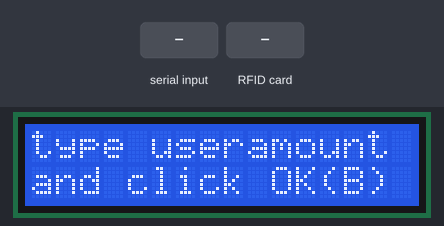
A sketch run on a simulated ESP8266 (NodeMCU). Parts: 16×2 character LCD. The inputs (shaded band) are chosen by the test bench. WiFi joins after 1.5 s; servers stay silent unless stated; uploads are accepted with an empty reply; what the sketch prints to the serial monitor is not drawn.

Above: at 3.8 s.
3.9 s: "90,45\n" received over Serial
At 4.8 s:
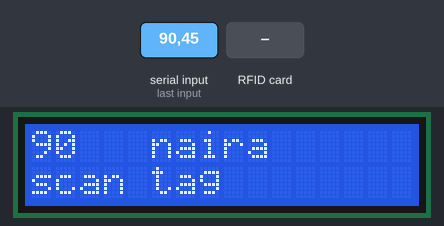
5.4 s: RFID card 5E 7A 19 C4 held to the reader
At 5.8 s:
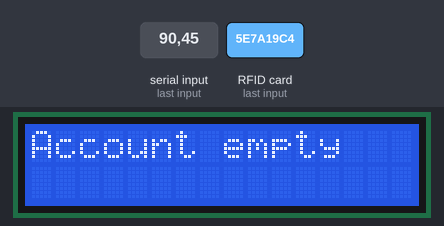
At 7.1 s:
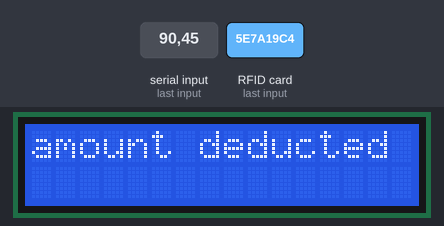
Timing chart, 0 to 8.6 s (numbered marks = the images above; inputs shaded):
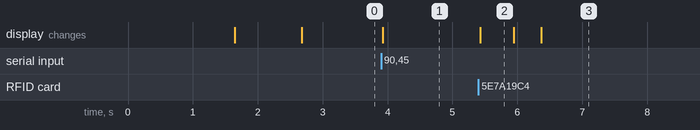

The sketch:

validationstage.ino
```cpp
/*
 * this sketch only deducts user amount from value blocks
 created Aug 2019
 by
 Bassey Dorinda Agala
*/


#include <ESP8266WiFi.h>
#include <ESP8266HTTPClient.h>
#include <Wire.h>
#include <SPI.h>
#include <MFRC522.h>
#include <SoftwareSerial.h>
#include <LiquidCrystal_I2C.h> //Library  for LCD Display

// Replace with your network credentials
//const char *ssid = "no nonsense";
//const char *pass = "foolishboy";
const char* ssid     = "SamsungS5 0708";
const char* pass = "dorianagala";
//WiFiClientSecure client;
//client.setInsecure();
// REPLACE with your Domain name and URL path or IP address with path
const char* host = "transpay.000webhostapp.com";
const uint16_t port = 443;
const char * path = "/aug10a.php";
LiquidCrystal_I2C lcd(0x27, 16, 2);

// Keep this API Key value to be compatible with the PHP code provided in the project page.
// If you change the apiKeyValue value, the PHP file /post-esp-data.php also needs to have the same key
String apiKeyValue = "tPmAT5Ab3j7F9";
byte buffer2[18];
int valAbuf1;
String userId;
String userAmount;
int tripAmount;
String servertripAmount;

#define RST_PIN         0         // Configurable, see typical pin layout above
#define SS_PIN          15         // Configurable, see typical pin layout above

MFRC522 mfrc522(SS_PIN, RST_PIN);   // Create MFRC522 instance
boolean f3 = false;
boolean servee = false;

void setup() {

  Serial.begin(74880);                                           // Initialize serial communications with the PC
  SPI.begin();                                                  // Init SPI bus
  mfrc522.PCD_Init();                                              // Init MFRC522 card
  lcd.begin();
  lcd.backlight();

  WiFi.begin(ssid, pass);
  Serial.println("Connecting");
  while (WiFi.status() != WL_CONNECTED) {
    delay(500);
    Serial.print(".");
  }
  lcd.clear();
  lcd.setCursor(0, 0);
  lcd.println("connecting...");
  Serial.println("");
  Serial.print("Connected to WiFi network with IP Address: ");
  Serial.println(WiFi.localIP());
  lcd.setCursor(0, 1);
  lcd.println("CONNECTED");
  delay(1000);
}
void loop() {
  if (f3 == false) {
    Serial.setTimeout(60000L);
    Serial.println(F("Type User amount to be deducted ending with #"));
    lcd.clear();
    lcd.setCursor(0, 0);
    lcd.println("type useramount");
    lcd.setCursor(0, 1);
    lcd.println("and click OK(B)");
    delay(1000);
    while (!Serial.available());
    {
      tripAmount = Serial.parseInt();
    }
    if (tripAmount > 0) {
      Serial.println(tripAmount);
      lcd.clear();
      lcd.setCursor(0, 0);
      lcd.println(tripAmount);
      lcd.print(" naira");
      lcd.setCursor(0, 1);
      lcd.println("scan tag");
      delay(1000);
    }
    //scan a Transpay Tag to send userid and useramount to database
    Serial.println("scan a Transpay Tag to deduct user amount");
  }
  f3 = true;
  // Prepare key - all keys are set to FFFFFFFFFFFFh at chip delivery from the factory.
  MFRC522::MIFARE_Key key;
  //for (byte i = 0; i < 6; i++) key.keyByte[i] = 0xDD;
  for (byte i = 0; i < MFRC522::MF_KEY_SIZE; i++) {
    key.keyByte[i] = 0xDD;
    // keyB.keyByte[i] = 0xDD;
  }

  //some variables we need
  // byte block;
  byte block;
  byte len;
  MFRC522::StatusCode status;

  // Look for new cards
  if ( ! mfrc522.PICC_IsNewCardPresent()) {
    return;
  }
  // Select one of the cards
  if ( ! mfrc522.PICC_ReadCardSerial()) {
    return;
  }

  Serial.println(F("**Card Detected:**"));

  Serial.print(F("User ID: "));

  block = 4;
  len = 18;

  //------------------------------------------- GET User ID
  status = mfrc522.PCD_Authenticate(MFRC522::PICC_CMD_MF_AUTH_KEY_B, 4, &key, &(mfrc522.uid)); //line 834 of MFRC522.cpp file
  if (status != MFRC522::STATUS_OK) {
    Serial.print(F("Authentication failed: "));
    Serial.println(mfrc522.GetStatusCodeName(status));
    return;
  }

  status = mfrc522.MIFARE_Read(block, buffer2, &len);
  if (status != MFRC522::STATUS_OK) {
    Serial.print(F("Reading failed: "));
    Serial.println(mfrc522.GetStatusCodeName(status));
    return;
  }

  //PRINT User ID
  for (uint8_t i = 0; i < 16; i++)
  {
    if (buffer2[i] != 32)
    {
      Serial.write(buffer2[i]);
    }
  }
  Serial.println(" ");

  //---------------------------------------- GET User AMOUNT

  Serial.print(F("Amount on the card: "));


  block = 9;

  status = mfrc522.PCD_Authenticate(MFRC522::PICC_CMD_MF_AUTH_KEY_B, 8, &key, &(mfrc522.uid)); //line 834
  if (status != MFRC522::STATUS_OK) {
    Serial.print(F("Authentication failed: "));
    Serial.println(mfrc522.GetStatusCodeName(status));
    return;
  }
  // Show the old value of valueBlockA
  status = mfrc522.MIFARE_GetValue(block, &valAbuf1);
  if (status != MFRC522::STATUS_OK) {
    Serial.print(F("mifare_GetValue() failed: "));
    Serial.println(mfrc522.GetStatusCodeName(status));
    return;
  }
  if (valAbuf1 <= 0) {
    Serial.println(F("YOUR ACCOUNT IS EMPTY PLEASE RECHARGE YOUR CARD."));
    lcd.clear();
    lcd.setCursor(0, 0);
    lcd.println("Account empty");
    mfrc522.PICC_HaltA();
    mfrc522.PCD_StopCrypto1();
  }
  // Decrement tripamount naira from the value of valueBlockA and store the result in valueBlockA.
  Serial.print("Subtracting tripAmount in naira from "); Serial.println(block);
  status = mfrc522.MIFARE_Decrement(block, tripAmount);
  if (status != MFRC522::STATUS_OK) {
    Serial.print(F("MIFARE_Decrement() failed: "));
    Serial.println(mfrc522.GetStatusCodeName(status));
    return;
  }
  status = mfrc522.MIFARE_Transfer(block);
  if (status != MFRC522::STATUS_OK) {
    Serial.print(F("MIFARE_Transfer() failed: "));
    Serial.println(mfrc522.GetStatusCodeName(status));
    return;
  }
  // Show the new value of valueBlockA
  status = mfrc522.MIFARE_GetValue(block, &valAbuf1);
  if (status != MFRC522::STATUS_OK) {
    Serial.print(F("mifare_GetValue() failed: "));
    Serial.println(mfrc522.GetStatusCodeName(status));
    return;
  }
  Serial.print(F("New amount on card ")); Serial.print(block);
  Serial.print(F(" = ")); Serial.println(valAbuf1);
  /*// Serial.print("amount on the card ");
    Serial.print(block);
    Serial.print(" = "); Serial.println(valAbuf1);
  */

  Serial.println(F("\n**End Reading**\n"));

  delay(500); //change value if you want to read cards faster


  userId = String((char *)buffer2);
  userAmount = String(valAbuf1);
  servertripAmount = String(tripAmount);
  Serial.println(userId);
  Serial.println(userAmount);
  lcd.clear();
  lcd.setCursor(0, 0);
  lcd.println("userId");
  lcd.setCursor(0, 1);
  lcd.println(userId);
  delay(200);
  //Check WiFi connection status
  if (WiFi.status() == WL_CONNECTED) {
    BearSSL::WiFiClientSecure client;
    client.setInsecure();
    HTTPClient https;

    // Prepare your HTTP POST request data
    String httpRequestData = "api_key=" + apiKeyValue + "&userid=" + userId + "&useramount=" + userAmount + "&tripamount=" + servertripAmount + "";
    Serial.print("httpRequestData: ");
    Serial.println(httpRequestData);
    if (servee == false) {


      Serial.println("conntecting to server..");
      if (https.begin(client, host, port, path)) {
        // Specify content-type header
        https.addHeader("Content-Type", "application/x-www-form-urlencoded");
        int httpsCode = https.POST(httpRequestData);
        if (httpsCode > 0) {
          Serial.println(httpsCode);
          if (httpsCode == HTTP_CODE_OK) {
            Serial.println(https.getString());
          }
        } else {
          Serial.print("failed to POST");
          servee = false;
        }
      } else {
        Serial.print("failed to connect to server");
        servee = false;
      }
    }
    servee = true;
    https.end();
    Serial.println("connection over");
    lcd.clear();
    lcd.setCursor(0, 0);
    lcd.println("amount deducted");
    delay(200);
  }
  else {
    Serial.println("WiFi Disconnected");
    lcd.clear();
    lcd.setCursor(0, 0);
    lcd.println("wifi disconnected");
    delay(200);
  }
  mfrc522.PICC_HaltA();
  mfrc522.PCD_StopCrypto1();
  //Send an HTTP POST request every 10 seconds
  delay(5000);
  f3 = false;
}
```

Measured:
- after the input at 3.9 s, the display: changes at once (image 1)
- after the input at 5.4 s, the display: changes at once (image 2)
- what the display in image 2 shows lasts 0.5 s, from 5.4 s to 5.9 s
